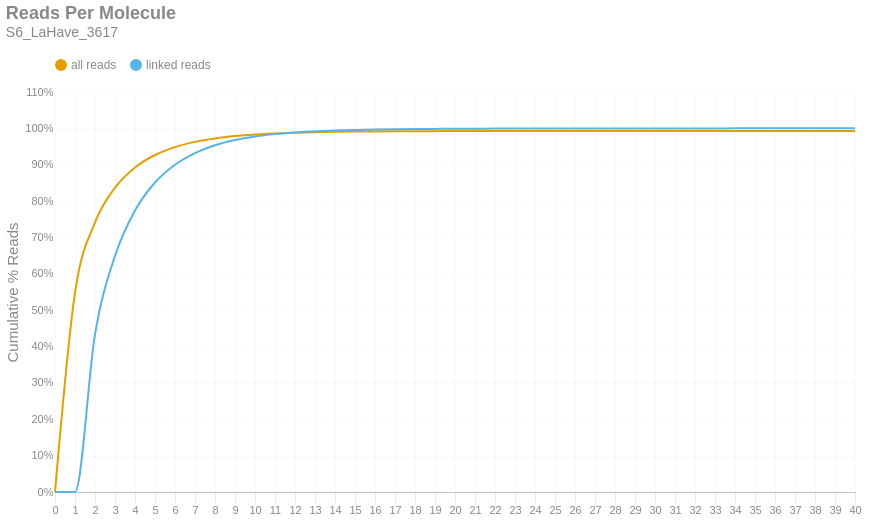

The cell this chart's notebook holds for it:
### Markdown cell above
### Reads per Molecule
This chart shows the cumulative distribution of the number of reads per linked molecule. That is, how many alignments are associated with a unique molecule. This excludes the number of reads associated with invalid or absent linked-read barcodes. The `linked` histogram is the percentages recalculated when disregarding singletons.

### Code cell
if SKIPLR:
    print_html(f"Skipped")
else:
    counts = np.bincount(valids['reads'].cast(pl.Int64).to_numpy())
    weighted = counts * np.arange(len(counts))
    all_perc = weighted / n_reads
    linked_perc = weighted / n_linked_reads
    linked_perc[1] = 0
    binned_df = pl.DataFrame({
        'readsper': list(range(len(counts))),
        'all reads (cumsum)': np.cumsum(all_perc).tolist(),
        'linked reads (cumsum)': np.cumsum(linked_perc).tolist(),
    })

    with SafeRender(binned_df):
        (
            density_plot(binned_df, 'Reads Per Molecule', samplename, 'readspmol')
            .encode(
                x=alt.X('readsper:O', title=None).axis(labelAngle=0).scale(padding=0),
                y=alt.Y('value:Q', title='Cumulative % Reads').axis(format='%').stack(False),
                color=alt.Color("key:N").scale(domain=["all reads", "linked reads"]),
                tooltip=[
                    alt.Tooltip("key:N", title="Data Type"),
                    alt.Tooltip("readsper:O", title="Reads Per Molecule"),
                    alt.Tooltip("value:Q", format=".2%", title="% Reads (Cum.)")
                ]            
            )
        ).display()

### Figure 1 — Vega-Lite specification as saved in the notebook (floating-point values rounded to 4 significant figures)
{"width": "container", "height": 400, "config": {"title": {"anchor": "start", "dy": -15, "fontSize": 18, "color": "#888888", "subtitleColor": "#888888", "subtitleFontSize": 14}, "arc": {"fill": "#0072B2"}, "axis": {"domainColor": "#888888", "domainWidth": 0.5, "gridWidth": 0.2, "grid": false, "titleFontWeight": 400, "titleFontSize": 15, "labelFontSize": 11, "labelColor": "#888888", "tickColor": "#888888", "tickWidth": 0.2, "titleColor": "#888888"}, "axisBand": {"grid": false}, "axisX": {"grid": true, "tickSize": 10, "domainCap": "round"}, "axisY": {"domain": false, "grid": true, "tickSize": 0, "domainCap": "round"}, "background": "transparent", "header": {"labelFontSize": 15, "labelColor": "#888888", "titleFontSize": 15, "titleFontWeight": 600, "titleColor": "#888888"}, "legend": {"labelFont": "sans-serif", "labelFontSize": 12, "labelColor": "#888888", "symbolSize": 100, "symbolType": "circle", "titleFontSize": 12, "titlePadding": 10, "titleColor": "#888888", "title": null, "orient": "top"}, "range": {"category": ["#E69F00", "#56B4E9", "#009E73", "#F0E442", "#0072B2", "#D55E00", "#CC79A7", "#000000"], "diverging": ["#cfe8f3", "#a2d4ec", "#73bfe2", "#46abdb", "#1696d2", "#12719e"]}, "area": {"fill": "#0072B2", "fillOpacity": 0.7, "line": true, "strokeOpacity": 0.7}, "line": {"color": "#0072B2", "stroke": "#0072B2", "strokeWidth": 2}, "trail": {"color": "#0072B2", "stroke": "#0072B2", "strokeWidth": 0, "size": 1}, "point": {"filled": true, "fillOpacity": 1.0, "size": 95}, "text": {"color": "#888888", "fontSize": 11, "align": "right", "fontWeight": 400, "size": 11}, "bar": {"fill": "#0072B2", "stroke": null}, "view": {"stroke": null, "continuousWidth": 660, "continuousHeight": 400}}, "data": {"name": "data-08bdc2b4ad24fd3ebb10f8a92a7035bb"}, "mark": {"type": "line", "interpolate": "monotone", "point": {"opacity": 0, "size": 275}}, "encoding": {"color": {"field": "key", "scale": {"domain": ["all reads", "linked reads"]}, "type": "nominal"}, "tooltip": [{"field": "key", "title": "Data Type", "type": "nominal"}, {"field": "readsper", "title": "Reads Per Molecule", "type": "ordinal"}, {"field": "value", "format": ".2%", "title": "% Reads (Cum.)", "type": "quantitative"}], "x": {"axis": {"labelAngle": 0}, "field": "readsper", "scale": {"padding": 0}, "title": null, "type": "ordinal"}, "y": {"axis": {"format": "%"}, "field": "value", "stack": false, "title": "Cumulative % Reads", "type": "quantitative"}}, "params": [{"name": "param_c36ac31b6afebe62", "select": {"type": "point", "fields": ["key"]}, "bind": "legend"}], "title": {"text": "Reads Per Molecule", "subtitle": "S6_LaHave_3617"}, "transform": [{"fold": ["all reads (cumsum)", "linked reads (cumsum)"]}, {"calculate": "replace(datum.key, ' (cumsum)', '')", "as": "key"}, {"filter": {"param": "param_c36ac31b6afebe62"}}], "usermeta": {"embedOptions": {"downloadFileName": "S6_LaHave_3617.readspmol"}}, "$schema": "https://vega.github.io/schema/vega-lite/v6.1.0.json", "datasets": {"data-08bdc2b4ad24fd3ebb10f8a92a7035bb": [{"readsper": 0, "all reads (cumsum)": 0.0, "linked reads (cumsum)": 0.0}, {"readsper": 1, "all reads (cumsum)": 0.5482, "linked reads (cumsum)": 0.0}, {"readsper": 2, "all reads (cumsum)": 0.7414, "linked reads (cumsum)": 0.4343}, {"readsper": 3, "all reads (cumsum)": 0.837, "linked reads (cumsum)": 0.6493}, {"readsper": 4, "all reads (cumsum)": 0.8925, "linked reads (cumsum)": 0.7741}, {"readsper": 5, "all reads (cumsum)": 0.9268, "linked reads (cumsum)": 0.8511}, {"readsper": 6, "all reads (cumsum)": 0.9485, "linked reads (cumsum)": 0.9}, {"readsper": 7, "all reads (cumsum)": 0.9628, "linked reads (cumsum)": 0.9322}, {"readsper": 8, "all reads (cumsum)": 0.9723, "linked reads (cumsum)": 0.9535}, {"readsper": 9, "all reads (cumsum)": 0.9787, "linked reads (cumsum)": 0.9679}, {"readsper": 10, "all reads (cumsum)": 0.983, "linked reads (cumsum)": 0.9776}, {"readsper": 11, "all reads (cumsum)": 0.986, "linked reads (cumsum)": 0.9842}, {"readsper": 12, "all reads (cumsum)": 0.988, "linked reads (cumsum)": 0.9888}, {"readsper": 13, "all reads (cumsum)": 0.9894, "linked reads (cumsum)": 0.9919}, {"readsper": 14, "all reads (cumsum)": 0.9904, "linked reads (cumsum)": 0.9941}, {"readsper": 15, "all reads (cumsum)": 0.9911, "linked reads (cumsum)": 0.9956}, {"readsper": 16, "all reads (cumsum)": 0.9916, "linked reads (cumsum)": 0.9968}, {"readsper": 17, "all reads (cumsum)": 0.9919, "linked reads (cumsum)": 0.9976}, {"readsper": 18, "all reads (cumsum)": 0.9922, "linked reads (cumsum)": 0.9982}, {"readsper": 19, "all reads (cumsum)": 0.9924, "linked reads (cumsum)": 0.9986}, {"readsper": 20, "all reads (cumsum)": 0.9925, "linked reads (cumsum)": 0.9989}, {"readsper": 21, "all reads (cumsum)": 0.9926, "linked reads (cumsum)": 0.9991}, {"readsper": 22, "all reads (cumsum)": 0.9927, "linked reads (cumsum)": 0.9993}, {"readsper": 23, "all reads (cumsum)": 0.9928, "linked reads (cumsum)": 0.9995}, {"readsper": 24, "all reads (cumsum)": 0.9928, "linked reads (cumsum)": 0.9996}, {"readsper": 25, "all reads (cumsum)": 0.9929, "linked reads (cumsum)": 0.9997}, {"readsper": 26, "all reads (cumsum)": 0.9929, "linked reads (cumsum)": 0.9997}, {"readsper": 27, "all reads (cumsum)": 0.9929, "linked reads (cumsum)": 0.9998}, {"readsper": 28, "all reads (cumsum)": 0.9929, "linked reads (cumsum)": 0.9998}, {"readsper": 29, "all reads (cumsum)": 0.9929, "linked reads (cumsum)": 0.9999}, {"readsper": 30, "all reads (cumsum)": 0.993, "linked reads (cumsum)": 0.9999}, {"readsper": 31, "all reads (cumsum)": 0.993, "linked reads (cumsum)": 0.9999}, {"readsper": 32, "all reads (cumsum)": 0.993, "linked reads (cumsum)": 0.9999}, {"readsper": 33, "all reads (cumsum)": 0.993, "linked reads (cumsum)": 1.0}, {"readsper": 34, "all reads (cumsum)": 0.993, "linked reads (cumsum)": 1.0}, {"readsper": 35, "all reads (cumsum)": 0.993, "linked reads (cumsum)": 1.0}, {"readsper": 36, "all reads (cumsum)": 0.993, "linked reads (cumsum)": 1.0}, {"readsper": 37, "all reads (cumsum)": 0.993, "linked reads (cumsum)": 1.0}, {"readsper": 38, "all reads (cumsum)": 0.993, "linked reads (cumsum)": 1.0}, {"readsper": 39, "all reads (cumsum)": 0.993, "linked reads (cumsum)": 1.0}, {"readsper": 40, "all reads (cumsum)": 0.993, "linked reads (cumsum)": 1.0}]}}
